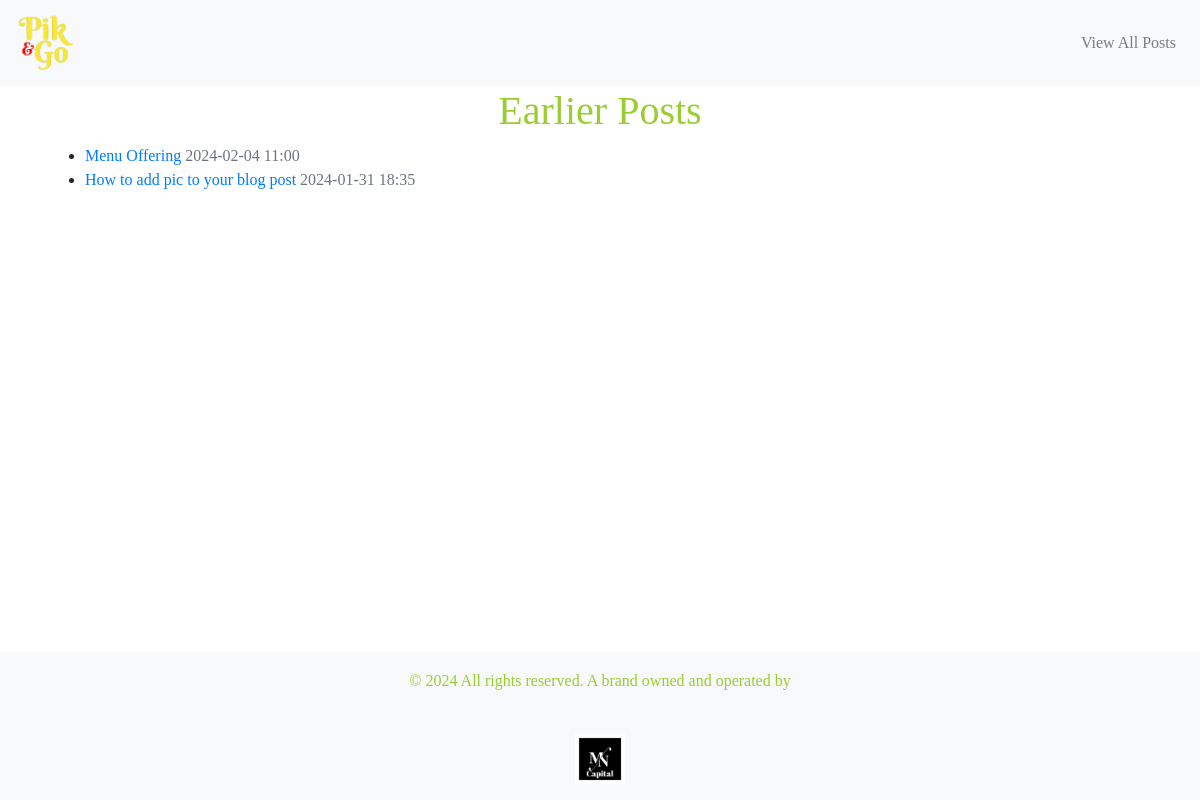
Page /earlier_posts on the committed database.
### app.py (models this page shows)
class Content(db.Model):
    id = db.Column(db.Integer, primary_key=True)
    title = db.Column(db.String(255), nullable=False)
    body = db.Column(db.Text, nullable=False)
    image_filename = db.Column(db.String(255))
    created_at = db.Column(db.DateTime, default=datetime.utcnow)

### app.py (the view)
@app.route('/earlier_posts')
def earlier_posts():
    posts = Content.query.order_by(Content.created_at.desc()).all()
    return render_template('earlier_posts.html', posts=posts)

### templates/earlier_posts.html
{% extends 'base.html' %}
{% block content %}
    <div class="container">
        <h1>Earlier Posts</h1>
        <ul>
            {% for post in posts %}
                <li>
                    <a href="{{ url_for('post', post_id=post.id) }}">{{ post.title }}</a>
                    <span class="text-muted">{{ post.created_at.strftime('%Y-%m-%d %H:%M') }}</span>
                </li>
            {% endfor %}
        </ul>
    </div>
{% endblock %}

### static/css/style.css (style rules this page uses)
body { font-family: 'BerkshireSwash', cursive; }
h1, h2, h3, h4, p { font-family: 'BerkshireSwash', cursive; color: yellowgreen; text-align: center; padding: 1px; }

### rows in the picture
Content: title "Menu Offering", created_at "2024-02-04 11:00"
Content: title "How to add pic to your blog post", created_at "2024-01-31 18:35"
